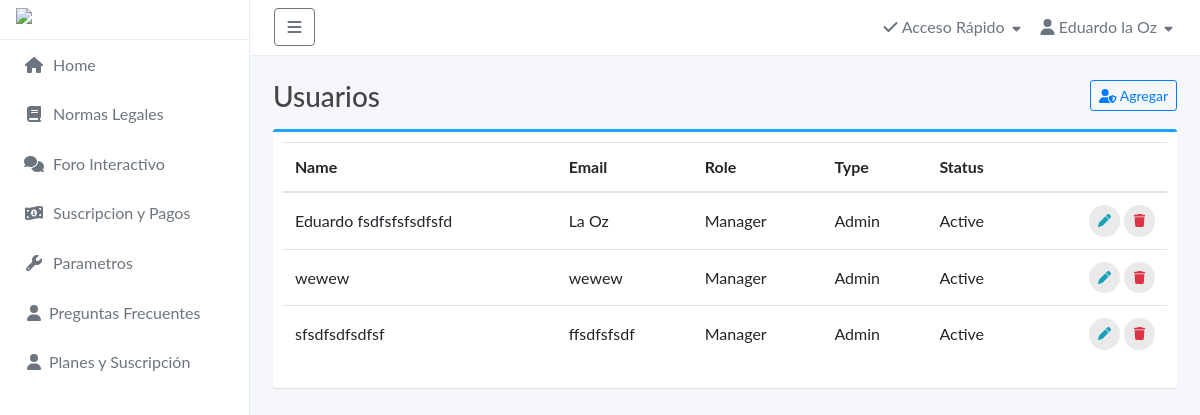
Before: /users/ with the older database file.
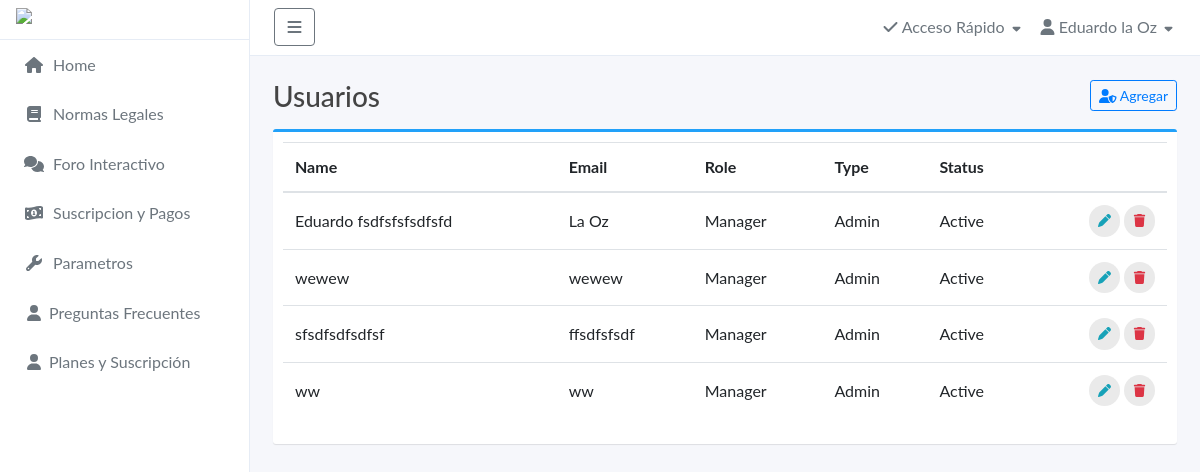
After: the same page with the newer database file.
### apps/models.py (models this page shows, shortened)
class User(models.Model):
    id = models.AutoField(primary_key=True)
    firstname = models.CharField(max_length=40,null=True, blank=True)
    lastname = models.CharField(max_length=40,null=True, blank=True)
    document = models.CharField(max_length=20,null=True, blank=True)
    class Meta:
        ordering = ['created']
    class Meta:
        db_table = "user_member"

### apps/views.py (the view)
# urls.py: path('users/', users, name='users'),
def users(request):
    users = User.objects.all()
    context = {'users': users}
    return render(request, 'users.html', context)

### templates/users.html (shortened to what this page needs)
{% extends 'base_nfr.html' %}
{% load static %}
{% block content %}
<div class="container-fluid">
    <div class="page-title">
        <h3>Usuarios
            <a href="users_create" class="btn btn-sm btn-outline-primary float-right"><i class="fas fa-user-shield"></i> Agregar</a>
        </h3>
    </div>
    <div class="box box-primary">
        <div class="box-body">
            <table width="100%" class="table table-hover" id="dataTables-example">
                <thead>
                    <tr>
                        <th>Name</th>
                        <th>Email</th>
                        <th>Role</th>
                        <th>Type</th>
                        <th>Status</th>
                        <th></th>
                    </tr>
                </thead>
                <tbody>
                   <tbody>
                    {% for user in users %}
                    <tr>
                        <td>{{ user.firstname }}</td>
                        <td>{{ user.lastname }}</td>
                        <td>Manager</td>
                        <td>Admin</td>
                        <td>Active</td>
                        <td class="text-right">
                            <a href="users_edit/{{ user.id }}" class="btn btn-outline-info btn-rounded"><i class="fas fa-pen"></i></a>
                            <a href="users_delete/{{ user.id }}" class="btn btn-outline-danger btn-rounded"><i class="fas fa-trash"></i></a>
                        </td>
                    </tr>
                    {% endfor %}
                </tbody>
                </tbody>
            </table>
        </div>
    </div>
</div>
{% endblock content %}

Changed rows visible on the page:
added User: firstname "ww", lastname "ww"
